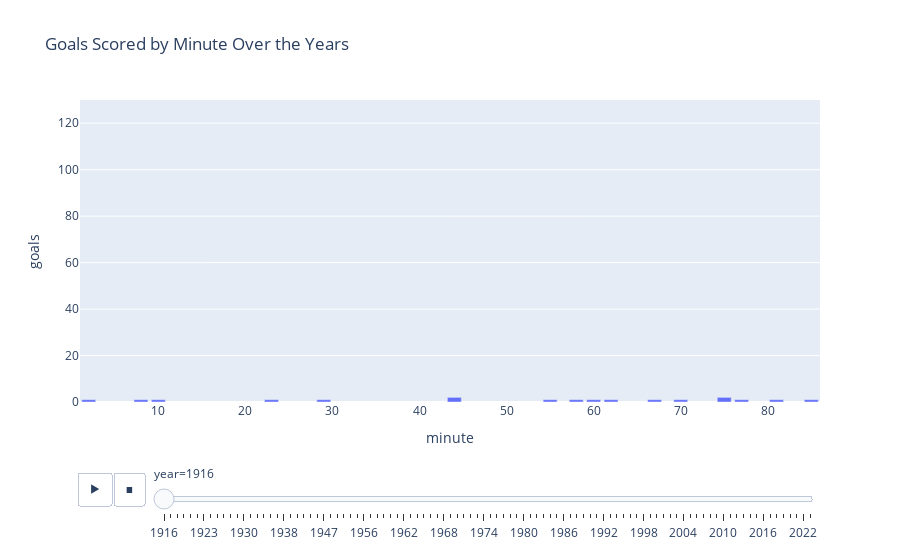

Notebook code for this chart:
### Code cell
#2. How many goals are scored in total in each minute of the game? Show this in a bar plot, with the minutes on the x-axis. If you're up for the challenge, you could even create an animated Plotly plot that shows how the distribution has changed over the years.
import plotly.express as px

goal_scorers['year'] = goal_scorers['date'].dt.year
agg_goals = goal_scorers.groupby(['year', 'minute']).size().reset_index(name='goals')

fig = px.bar(agg_goals,
            x='minute',
             y='goals',
             animation_frame='year',
             range_y=[0, agg_goals['goals'].max()+5],
             title='Goals Scored by Minute Over the Years',
            )
fig.show()

### Figure 1 — Plotly figure (JSON) as saved in the notebook; plotly's stock layout.template omitted (floating-point values rounded to 4 significant figures)
{"data": [{"alignmentgroup": "True", "hovertemplate": "year=1916<br>minute=%{x}<br>goals=%{y}<extra></extra>", "legendgroup": "", "marker": {"color": "#636efa", "pattern": {"shape": ""}}, "name": "", "offsetgroup": "", "orientation": "v", "showlegend": false, "textposition": "auto", "type": "bar", "x": [2, 8, 10, 23, 29, 44, 55, 58, 60, 62, 67, 70, 75, 77, 81, 85], "xaxis": "x", "y": [1, 1, 1, 1, 1, 2, 1, 1, 1, 1, 1, 1, 2, 1, 1, 1], "yaxis": "y"}], "layout": {"barmode": "relative", "legend": {"tracegroupgap": 0}, "sliders": [{"active": 0, "currentvalue": {"prefix": "year="}, "len": 0.9, "pad": {"b": 10, "t": 60}, "steps": [{"args": [["1916"], {"frame": {"duration": 0, "redraw": true}, "fromcurrent": true, "mode": "immediate", "transition": {"duration": 0, "easing": "linear"}}], "label": "1916", "method": "animate"}, {"args": [["1917"], {"frame": {"duration": 0, "redraw": true}, "fromcurrent": true, "mode": "immediate", "transition": {"duration": 0, "easing": "linear"}}], "label": "1917", "method": "animate"}, {"args": [["1919"], {"frame": {"duration": 0, "redraw": true}, "fromcurrent": true, "mode": "immediate", "transition": {"duration": 0, "easing": "linear"}}], "label": "1919", "method": "animate"}, {"args": [["1920"], {"frame": {"duration": 0, "redraw": true}, "fromcurrent": true, "mode": "immediate", "transition": {"duration": 0, "easing": "linear"}}], "label": "1920", "method": "animate"}, {"args": [["1921"], {"frame": {"duration": 0, "redraw": true}, "fromcurrent": true, "mode": "immediate", "transition": {"duration": 0, "easing": "linear"}}], "label": "1921", "method": "animate"}, {"args": [["1922"], {"frame": {"duration": 0, "redraw": true}, "fromcurrent": true, "mode": "immediate", "transition": {"duration": 0, "easing": "linear"}}], "label": "1922", "method": "animate"}, {"args": [["1923"], {"frame": {"duration": 0, "redraw": true}, "fromcurrent": true, "mode": "immediate", "transition": {"duration": 0, "easing": "linear"}}], "label": "1923", "method": "animate"}, {"args": [["1924"], {"frame": {"duration": 0, "redraw": true}, "fromcurrent": true, "mode": "immediate", "transition": {"duration": 0, "easing": "linear"}}], "label": "1924", "method": "animate"}, {"args": [["1925"], {"frame": {"duration": 0, "redraw": true}, "fromcurrent": true, "mode": "immediate", "transition": {"duration": 0, "easing": "linear"}}], "label": "1925", "method": "animate"}, {"args": [["1926"], {"frame": {"duration": 0, "redraw": true}, "fromcurrent": true, "mode": "immediate", "transition": {"duration": 0, "easing": "linear"}}], "label": "1926", "method": "animate"}, {"args": [["1927"], {"frame": {"duration": 0, "redraw": true}, "fromcurrent": true, "mode": "immediate", "transition": {"duration": 0, "easing": "linear"}}], "label": "1927", "method": "animate"}, {"args": [["1929"], {"frame": {"duration": 0, "redraw": true}, "fromcurrent": true, "mode": "immediate", "transition": {"duration": 0, "easing": "linear"}}], "label": "1929", "method": "animate"}, {"args": [["1930"], {"frame": {"duration": 0, "redraw": true}, "fromcurrent": true, "mode": "immediate", "transition": {"duration": 0, "easing": "linear"}}], "label": "1930", "method": "animate"}, {"args": [["1933"], {"frame": {"duration": 0, "redraw": true}, "fromcurrent": true, "mode": "immediate", "transition": {"duration": 0, "easing": "linear"}}], "label": "1933", "method": "animate"}, {"args": [["1934"], {"frame": {"duration": 0, "redraw": true}, "fromcurrent": true, "mode": "immediate", "transition": {"duration": 0, "easing": "linear"}}], "label": "1934", "method": "animate"}, {"args": [["1935"], {"frame": {"duration": 0, "redraw": true}, "fromcurrent": true, "mode": "immediate", "transition": {"duration": 0, "easing": "linear"}}], "label": "1935", "method": "animate"}, {"args": [["1936"], {"frame": {"duration": 0, "redraw": true}, "fromcurrent": true, "mode": "immediate", "transition": {"duration": 0, "easing": "linear"}}], "label": "1936", "method": "animate"}, {"args": [["1937"], {"frame": {"duration": 0, "redraw": true}, "fromcurrent": true, "mode": "immediate", "transition": {"duration": 0, "easing": "linear"}}], "label": "1937", "method": "animate"}, {"args": [["1938"], {"frame": {"duration": 0, "redraw": true}, "fromcurrent": true, "mode": "immediate", "transition": {"duration": 0, "easing": "linear"}}], "label": "1938", "method": "animate"}, {"args": [["1939"], {"frame": {"duration": 0, "redraw": true}, "fromcurrent": true, "mode": "immediate", "transition": {"duration": 0, "easing": "linear"}}], "label": "1939", "method": "animate"}, {"args": [["1941"], {"frame": {"duration": 0, "redraw": true}, "fromcurrent": true, "mode": "immediate", "transition": {"duration": 0, "easing": "linear"}}], "label": "1941", "method": "animate"}, {"args": [["1942"], {"frame": {"duration": 0, "redraw": true}, "fromcurrent": true, "mode": "immediate", "transition": {"duration": 0, "easing": "linear"}}], "label": "1942", "method": "animate"}, {"args": [["1945"], {"frame": {"duration": 0, "redraw": true}, "fromcurrent": true, "mode": "immediate", "transition": {"duration": 0, "easing": "linear"}}], "label": "1945", "method": "animate"}, {"args": [["1946"], {"frame": {"duration": 0, "redraw": true}, "fromcurrent": true, "mode": "immediate", "transition": {"duration": 0, "easing": "linear"}}], "label": "1946", "method": "animate"}, {"args": [["1947"], {"frame": {"duration": 0, "redraw": true}, "fromcurrent": true, "mode": "immediate", "transition": {"duration": 0, "easing": "linear"}}], "label": "1947", "method": "animate"}, {"args": [["1949"], {"frame": {"duration": 0, "redraw": true}, "fromcurrent": true, "mode": "immediate", "transition": {"duration": 0, "easing": "linear"}}], "label": "1949", "method": "animate"}, {"args": [["1950"], {"frame": {"duration": 0, "redraw": true}, "fromcurrent": true, "mode": "immediate", "transition": {"duration": 0, "easing": "linear"}}], "label": "1950", "method": "animate"}, {"args": [["1953"], {"frame": {"duration": 0, "redraw": true}, "fromcurrent": true, "mode": "immediate", "transition": {"duration": 0, "easing": "linear"}}], "label": "1953", "method": "animate"}, {"args": [["1954"], {"frame": {"duration": 0, "redraw": true}, "fromcurrent": true, "mode": "immediate", "transition": {"duration": 0, "easing": "linear"}}], "label": "1954", "method": "animate"}, {"args": [["1955"], {"frame": {"duration": 0, "redraw": true}, "fromcurrent": true, "mode": "immediate", "transition": {"duration": 0, "easing": "linear"}}], "label": "1955", "method": "animate"}, {"args": [["1956"], {"frame": {"duration": 0, "redraw": true}, "fromcurrent": true, "mode": "immediate", "transition": {"duration": 0, "easing": "linear"}}], "label": "1956", "method": "animate"}, {"args": [["1957"], {"frame": {"duration": 0, "redraw": true}, "fromcurrent": true, "mode": "immediate", "transition": {"duration": 0, "easing": "linear"}}], "label": "1957", "method": "animate"}, {"args": [["1958"], {"frame": {"duration": 0, "redraw": true}, "fromcurrent": true, "mode": "immediate", "transition": {"duration": 0, "easing": "linear"}}], "label": "1958", "method": "animate"}, {"args": [["1959"], {"frame": {"duration": 0, "redraw": true}, "fromcurrent": true, "mode": "immediate", "transition": {"duration": 0, "easing": "linear"}}], "label": "1959", "method": "animate"}, {"args": [["1960"], {"frame": {"duration": 0, "redraw": true}, "fromcurrent": true, "mode": "immediate", "transition": {"duration": 0, "easing": "linear"}}], "label": "1960", "method": "animate"}, {"args": [["1961"], {"frame": {"duration": 0, "redraw": true}, "fromcurrent": true, "mode": "immediate", "transition": {"duration": 0, "easing": "linear"}}], "label": "1961", "method": "animate"}, {"args": [["1962"], {"frame": {"duration": 0, "redraw": true}, "fromcurrent": true, "mode": "immediate", "transition": {"duration": 0, "easing": "linear"}}], "label": "1962", "method": "animate"}, {"args": [["1963"], {"frame": {"duration": 0, "redraw": true}, "fromcurrent": true, "mode": "immediate", "transition": {"duration": 0, "easing": "linear"}}], "label": "1963", "method": "animate"}, {"args": [["1964"], {"frame": {"duration": 0, "redraw": true}, "fromcurrent": true, "mode": "immediate", "transition": {"duration": 0, "easing": "linear"}}], "label": "1964", "method": "animate"}, {"args": [["1965"], {"frame": {"duration": 0, "redraw": true}, "fromcurrent": true, "mode": "immediate", "transition": {"duration": 0, "easing": "linear"}}], "label": "1965", "method": "animate"}, {"args": [["1966"], {"frame": {"duration": 0, "redraw": true}, "fromcurrent": true, "mode": "immediate", "transition": {"duration": 0, "easing": "linear"}}], "label": "1966", "method": "animate"}, {"args": [["1967"], {"frame": {"duration": 0, "redraw": true}, "fromcurrent": true, "mode": "immediate", "transition": {"duration": 0, "easing": "linear"}}], "label": "1967", "method": "animate"}, {"args": [["1968"], {"frame": {"duration": 0, "redraw": true}, "fromcurrent": true, "mode": "immediate", "transition": {"duration": 0, "easing": "linear"}}], "label": "1968", "method": "animate"}, {"args": [["1969"], {"frame": {"duration": 0, "redraw": true}, "fromcurrent": true, "mode": "immediate", "transition": {"duration": 0, "easing": "linear"}}], "label": "1969", "method": "animate"}, {"args": [["1970"], {"frame": {"duration": 0, "redraw": true}, "fromcurrent": true, "mode": "immediate", "transition": {"duration": 0, "easing": "linear"}}], "label": "1970", "method": "animate"}, {"args": [["1971"], {"frame": {"duration": 0, "redraw": true}, "fromcurrent": true, "mode": "immediate", "transition": {"duration": 0, "easing": "linear"}}], "label": "1971", "method": "animate"}, {"args": [["1972"], {"frame": {"duration": 0, "redraw": true}, "fromcurrent": true, "mode": "immediate", "transition": {"duration": 0, "easing": "linear"}}], "label": "1972", "method": "animate"}, {"args": [["1973"], {"frame": {"duration": 0, "redraw": true}, "fromcurrent": true, "mode": "immediate", "transition": {"duration": 0, "easing": "linear"}}], "label": "1973", "method": "animate"}, {"args": [["1974"], {"frame": {"duration": 0, "redraw": true}, "fromcurrent": true, "mode": "immediate", "transition": {"duration": 0, "easing": "linear"}}], "label": "1974", "method": "animate"}, {"args": [["1975"], {"frame": {"duration": 0, "redraw": true}, "fromcurrent": true, "mode": "immediate", "transition": {"duration": 0, "easing": "linear"}}], "label": "1975", "method": "animate"}, {"args": [["1976"], {"frame": {"duration": 0, "redraw": true}, "fromcurrent": true, "mode": "immediate", "transition": {"duration": 0, "easing": "linear"}}], "label": "1976", "method": "animate"}, {"args": [["1977"], {"frame": {"duration": 0, "redraw": true}, "fromcurrent": true, "mode": "immediate", "transition": {"duration": 0, "easing": "linear"}}], "label": "1977", "method": "animate"}, {"args": [["1978"], {"frame": {"duration": 0, "redraw": true}, "fromcurrent": true, "mode": "immediate", "transition": {"duration": 0, "easing": "linear"}}], "label": "1978", "method": "animate"}, {"args": [["1979"], {"frame": {"duration": 0, "redraw": true}, "fromcurrent": true, "mode": "immediate", "transition": {"duration": 0, "easing": "linear"}}], "label": "1979", "method": "animate"}, {"args": [["1980"], {"frame": {"duration": 0, "redraw": true}, "fromcurrent": true, "mode": "immediate", "transition": {"duration": 0, "easing": "linear"}}], "label": "1980", "method": "animate"}, {"args": [["1981"], {"frame": {"duration": 0, "redraw": true}, "fromcurrent": true, "mode": "immediate", "transition": {"duration": 0, "easing": "linear"}}], "label": "1981", "method": "animate"}, {"args": [["1982"], {"frame": {"duration": 0, "redraw": true}, "fromcurrent": true, "mode": "immediate", "transition": {"duration": 0, "easing": "linear"}}], "label": "1982", "method": "animate"}, {"args": [["1983"], {"frame": {"duration": 0, "redraw": true}, "fromcurrent": true, "mode": "immediate", "transition": {"duration": 0, "easing": "linear"}}], "label": "1983", "method": "animate"}, {"args": [["1984"], {"frame": {"duration": 0, "redraw": true}, "fromcurrent": true, "mode": "immediate", "transition": {"duration": 0, "easing": "linear"}}], "label": "1984", "method": "animate"}, {"args": [["1985"], {"frame": {"duration": 0, "redraw": true}, "fromcurrent": true, "mode": "immediate", "transition": {"duration": 0, "easing": "linear"}}], "label": "1985", "method": "animate"}, {"args": [["1986"], {"frame": {"duration": 0, "redraw": true}, "fromcurrent": true, "mode": "immediate", "transition": {"duration": 0, "easing": "linear"}}], "label": "1986", "method": "animate"}, {"args": [["1987"], {"frame": {"duration": 0, "redraw": true}, "fromcurrent": true, "mode": "immediate", "transition": {"duration": 0, "easing": "linear"}}], "label": "1987", "method": "animate"}, {"args": [["1988"], {"frame": {"duration": 0, "redraw": true}, "fromcurrent": true, "mode": "immediate", "transition": {"duration": 0, "easing": "linear"}}], "label": "1988", "method": "animate"}, {"args": [["1989"], {"frame": {"duration": 0, "redraw": true}, "fromcurrent": true, "mode": "immediate", "transition": {"duration": 0, "easing": "linear"}}], "label": "1989", "method": "animate"}, {"args": [["1990"], {"frame": {"duration": 0, "redraw": true}, "fromcurrent": true, "mode": "immediate", "transition": {"duration": 0, "easing": "linear"}}], "label": "1990", "method": "animate"}, {"args": [["1991"], {"frame": {"duration": 0, "redraw": true}, "fromcurrent": true, "mode": "immediate", "transition": {"duration": 0, "easing": "linear"}}], "label": "1991", "method": "animate"}, {"args": [["1992"], {"frame": {"duration": 0, "redraw": true}, "fromcurrent": true, "mode": "immediate", "transition": {"duration": 0, "easing": "linear"}}], "label": "1992", "method": "animate"}, {"args": [["1993"], {"frame": {"duration": 0, "redraw": true}, "fromcurrent": true, "mode": "immediate", "transition": {"duration": 0, "easing": "linear"}}], "label": "1993", "method": "animate"}, {"args": [["1994"], {"frame": {"duration": 0, "redraw": true}, "fromcurrent": true, "mode": "immediate", "transition": {"duration": 0, "easing": "linear"}}], "label": "1994", "method": "animate"}, {"args": [["1995"], {"frame": {"duration": 0, "redraw": true}, "fromcurrent": true, "mode": "immediate", "transition": {"duration": 0, "easing": "linear"}}], "label": "1995", "method": "animate"}, {"args": [["1996"], {"frame": {"duration": 0, "redraw": true}, "fromcurrent": true, "mode": "immediate", "transition": {"duration": 0, "easing": "linear"}}], "label": "1996", "method": "animate"}, {"args": [["1997"], {"frame": {"duration": 0, "redraw": true}, "fromcurrent": true, "mode": "immediate", "transition": {"duration": 0, "easing": "linear"}}], "label": "1997", "method": "animate"}, {"args": [["1998"], {"frame": {"duration": 0, "redraw": true}, "fromcurrent": true, "mode": "immediate", "transition": {"duration": 0, "easing": "linear"}}], "label": "1998", "method": "animate"}, {"args": [["1999"], {"frame": {"duration": 0, "redraw": true}, "fromcurrent": true, "mode": "immediate", "transition": {"duration": 0, "easing": "linear"}}], "label": "1999", "method": "animate"}, {"args": [["2000"], {"frame": {"duration": 0, "redraw": true}, "fromcurrent": true, "mode": "immediate", "transition": {"duration": 0, "easing": "linear"}}], "label": "2000", "method": "animate"}, {"args": [["2001"], {"frame": {"duration": 0, "redraw": true}, "fromcurrent": true, "mode": "immediate", "transition": {"duration": 0, "easing": "linear"}}], "label": "2001", "method": "animate"}, {"args": [["2002"], {"frame": {"duration": 0, "redraw": true}, "fromcurrent": true, "mode": "immediate", "transition": {"duration": 0, "easing": "linear"}}], "label": "2002", "method": "animate"}, {"args": [["2003"], {"frame": {"duration": 0, "redraw": true}, "fromcurrent": true, "mode": "immediate", "transition": {"duration": 0, "easing": "linear"}}], "label": "2003", "method": "animate"}, {"args": [["2004"], {"frame": {"duration": 0, "redraw": true}, "fromcurrent": true, "mode": "immediate", "transition": {"duration": 0, "easing": "linear"}}], "label": "2004", "method": "animate"}, {"args": [["2005"], {"frame": {"duration": 0, "redraw": true}, "fromcurrent": true, "mode": "immediate", "transition": {"duration": 0, "easing": "linear"}}], "label": "2005", "method": "animate"}, {"args": [["2006"], {"frame": {"duration": 0, "redraw": true}, "fromcurrent": true, "mode": "immediate", "transition": {"duration": 0, "easing": "linear"}}], "label": "2006", "method": "animate"}, {"args": [["2007"], {"frame": {"duration": 0, "redraw": true}, "fromcurrent": true, "mode": "immediate", "transition": {"duration": 0, "easing": "linear"}}], "label": "2007", "method": "animate"}, {"args": [["2008"], {"frame": {"duration": 0, "redraw": true}, "fromcurrent": true, "mode": "immediate", "transition": {"duration": 0, "easing": "linear"}}], "label": "2008", "method": "animate"}, {"args": [["2009"], {"frame": {"duration": 0, "redraw": true}, "fromcurrent": true, "mode": "immediate", "transition": {"duration": 0, "easing": "linear"}}], "label": "2009", "method": "animate"}, {"args": [["2010"], {"frame": {"duration": 0, "redraw": true}, "fromcurrent": true, "mode": "immediate", "transition": {"duration": 0, "easing": "linear"}}], "label": "2010", "method": "animate"}, {"args": [["2011"], {"frame": {"duration": 0, "redraw": true}, "fromcurrent": true, "mode": "immediate", "transition": {"duration": 0, "easing": "linear"}}], "label": "2011", "method": "animate"}, {"args": [["2012"], {"frame": {"duration": 0, "redraw": true}, "fromcurrent": true, "mode": "immediate", "transition": {"duration": 0, "easing": "linear"}}], "label": "2012", "method": "animate"}, {"args": [["2013"], {"frame": {"duration": 0, "redraw": true}, "fromcurrent": true, "mode": "immediate", "transition": {"duration": 0, "easing": "linear"}}], "label": "2013", "method": "animate"}, {"args": [["2014"], {"frame": {"duration": 0, "redraw": true}, "fromcurrent": true, "mode": "immediate", "transition": {"duration": 0, "easing": "linear"}}], "label": "2014", "method": "animate"}, {"args": [["2015"], {"frame": {"duration": 0, "redraw": true}, "fromcurrent": true, "mode": "immediate", "transition": {"duration": 0, "easing": "linear"}}], "label": "2015", "method": "animate"}, {"args": [["2016"], {"frame": {"duration": 0, "redraw": true}, "fromcurrent": true, "mode": "immediate", "transition": {"duration": 0, "easing": "linear"}}], "label": "2016", "method": "animate"}, {"args": [["2017"], {"frame": {"duration": 0, "redraw": true}, "fromcurrent": true, "mode": "immediate", "transition": {"duration": 0, "easing": "linear"}}], "label": "2017", "method": "animate"}, {"args": [["2018"], {"frame": {"duration": 0, "redraw": true}, "fromcurrent": true, "mode": "immediate", "transition": {"duration": 0, "easing": "linear"}}], "label": "2018", "method": "animate"}, {"args": [["2019"], {"frame": {"duration": 0, "redraw": true}, "fromcurrent": true, "mode": "immediate", "transition": {"duration": 0, "easing": "linear"}}], "label": "2019", "method": "animate"}, {"args": [["2020"], {"frame": {"duration": 0, "redraw": true}, "fromcurrent": true, "mode": "immediate", "transition": {"duration": 0, "easing": "linear"}}], "label": "2020", "method": "animate"}, {"args": [["2021"], {"frame": {"duration": 0, "redraw": true}, "fromcurrent": true, "mode": "immediate", "transition": {"duration": 0, "easing": "linear"}}], "label": "2021", "method": "animate"}, {"args": [["2022"], {"frame": {"duration": 0, "redraw": true}, "fromcurrent": true, "mode": "immediate", "transition": {"duration": 0, "easing": "linear"}}], "label": "2022", "method": "animate"}, {"args": [["2023"], {"frame": {"duration": 0, "redraw": true}, "fromcurrent": true, "mode": "immediate", "transition": {"duration": 0, "easing": "linear"}}], "label": "2023", "method": "animate"}], "x": 0.1, "xanchor": "left", "y": 0, "yanchor": "top"}], "title": {"text": "Goals Scored by Minute Over the Years"}, "updatemenus": [{"buttons": [{"args": [null, {"frame": {"duration": 500, "redraw": true}, "fromcurrent": true, "mode": "immediate", "transition": {"duration": 500, "easing": "linear"}}], "label": "&#9654;", "method": "animate"}, {"args": [[null], {"frame": {"duration": 0, "redraw": true}, "fromcurrent": true, "mode": "immediate", "transition": {"duration": 0, "easing": "linear"}}], "label": "&#9724;", "method": "animate"}], "direction": "left", "pad": {"r": 10, "t": 70}, "showactive": false, "type": "buttons", "x": 0.1, "xanchor": "right", "y": 0, "yanchor": "top"}], "xaxis": {"anchor": "y", "domain": [0, 1], "title": {"text": "minute"}}, "yaxis": {"anchor": "x", "domain": [0, 1], "range": [0, 130], "title": {"text": "goals"}}}}
